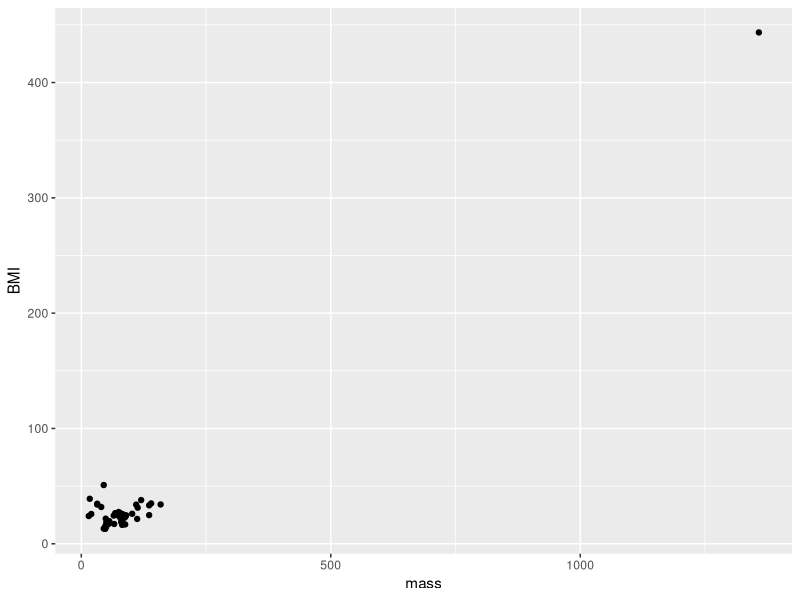
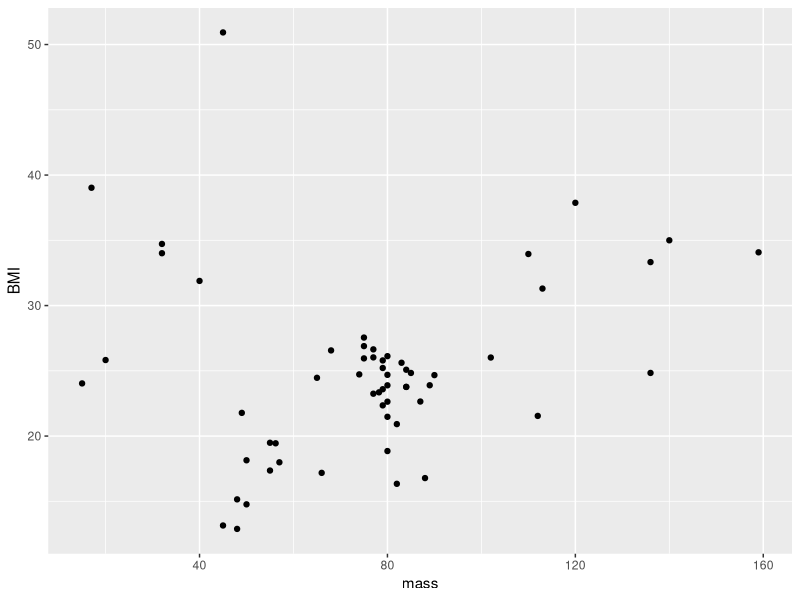
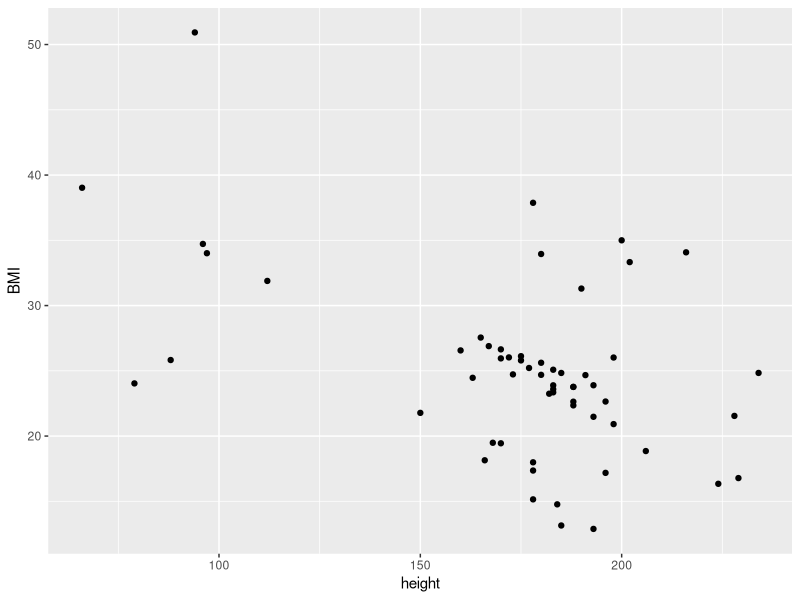

R code for these plots, in order:
## ---- chunk 1
library(tidyverse)
starwars
## ---- chunk 2
starwars %>% mutate(BMI:=mass/((height/100)^2)) -> newStarwars
ggplot(data = newStarwars, mapping = aes(x = mass, y = BMI)) + geom_point()
## ---- chunk 3
newStarwars %>% filter((BMI<400)) -> newStarwars
ggplot(data = newStarwars, mapping = aes(x = mass, y = BMI)) + geom_point()
## ---- chunk 4
ggplot(data = newStarwars, mapping = aes(x = height, y = BMI)) + geom_point()
## ---- chunk 5
#Code blocks can go inside these quoted delimeters

## ---- chunk 6
#Code blocks can go inside these quoted delimeters

## ---- chunk 7
#Code blocks can go inside these quoted delimeters

## ---- chunk 8
#Code blocks can go inside these quoted delimeters

## ---- chunk 9
#Code blocks can go inside these quoted delimeters

## ---- chunk 10
#Code blocks can go inside these quoted delimeters

## ---- chunk 11
#Code blocks can go inside these quoted delimeters

## ---- chunk 12
#Code blocks can go inside these quoted delimeters

## ---- chunk 13
#Code blocks can go inside these quoted delimeters

## ---- chunk 14
#Code blocks can go inside these quoted delimeters

